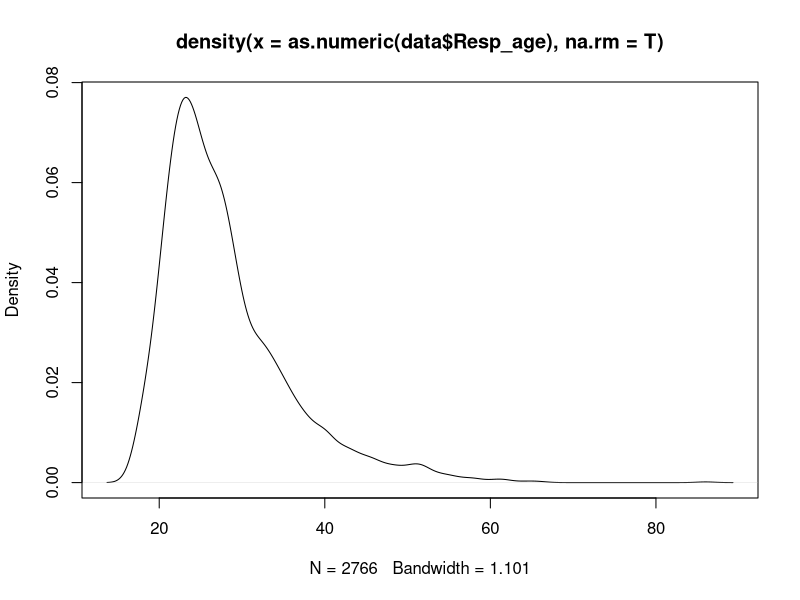

This figure's R source:
#Tart from the raw data and prepare a nice file with proper names etc

#Important function that returns n characetrs from the right end of a string
substrRight <- function(x, n){
  substr(x, nchar(x)-n+1, nchar(x))
}

#load the data
data<-read.table("rawdata.txt",header=T,sep="\t",stringsAsFactors = F)

#Give code to each participant
data$code<-formatC(1:nrow(data),width=4,flag=0)

#fix some names of personality measures to suit the rest of the algorithm
fixnames<-names(data)[substr(names(data),1,4)=="Part"&substr(names(data),1,7)!="Partner"]
names(data)[substr(names(data),1,4)=="Part"&substr(names(data),1,7)!="Partner"]<-gsub("Part","Partner",fixnames)

names(data)[substr(names(data),1,7)=="Partner"]

#Change a few names for easy labeling 
#first define a function

changeName<-function(data,string,replace){
  fixnames<-names(data)[substrRight(names(data),nchar(string))==string]
  print(fixnames)
  
  names(data)[substrRight(names(data),nchar(string))==string]<-paste(substr(fixnames,1,nchar(fixnames)-nchar(string)),replace,sep="")
  
  return(data)
}

labels.final<-c(
  "Residence_size",
  "Education",
  "Religion",
  "Policy",
  "Wealth",
  "Profession",
  "Body_height",
  "Body_weight",
  "Attractiveness",
  "Masculinity",
  "Eye_colour",
  "Eye_colour_lightXdark",
  "Hair_colour",
  "Facial_masculinity",
  "Beardedness",
  "Muscularity",
  "BMI",
  "Relative_height",
  "Hirsuteness",
  "Extraversion",
  "Agreeableness",
  "Conscientiousness",
  "Emotional_stability",
  "Openness",
  "Dominance"
)

names(data)

data<-changeName(data,"residence","Residence_size")
data<-changeName(data,"education","Education")
data<-changeName(data,"religion","Religion")
data<-changeName(data,"policy","Policy")
data<-changeName(data,"wealth","Wealth")
data<-changeName(data,"profession","Profession")
data<-changeName(data,"height","Body_height")
data<-changeName(data,"weight","Body_weight")
data<-changeName(data,"attractiveness","Attractiveness")
data<-changeName(data,"masculinity","Masculinity")
data<-changeName(data,"eye_colour","Eye_colour")
data<-changeName(data,"eye_colour_dark_light","Eye_colour_lightXdark")
data<-changeName(data,"hair_colour","Hair_colour")
data<-changeName(data,"hair_colour_natural","Hair_colour_natural")
data<-changeName(data,"facial_Masculinity","Facial_masculinity")
data<-changeName(data,"beard","Beardedness")
data<-changeName(data,"muscularity","Muscularity")
data<-changeName(data,"BMI","BMI")
data<-changeName(data,"relative_Body_height","Relative_height")
data<-changeName(data,"body_hair","Hirsuteness")
data<-changeName(data,"Extraversion","Extraversion")
data<-changeName(data,"Agreebleness","Agreeableness")
data<-changeName(data,"Conscientiousness","Conscientiousness")
data<-changeName(data,"Emotional_stability","Emotional_stability")
data<-changeName(data,"Oppeness","Openness")
data<-changeName(data,"IPIP","Dominance")


#Check, if it worked
names(data)

#Change the code fro constant 4digit-length string
data<-data[-1,]
data$code<-formatC(1:nrow(data),width=4,flag=0)


#Reverse code some data columns base on how the data was coded in the collection
revcode<-function(x,max){
  return(max-x+1)
}

#residence size
summary(as.numeric(data$Biol_Residence_size))
summary(as.numeric(data$Nonbiol_Residence_size))
summary(as.numeric(data$Partner_Residence_size))

cbind(data$Biol_Residence_size,revcode(as.numeric(data$Biol_Residence_size),8))

data$Biol_Residence_size<-revcode(as.numeric(data$Biol_Residence_size),8)
data$Nonbiol_Residence_size<-revcode(as.numeric(data$Nonbiol_Residence_size),8)
data$Partner_Residence_size<-revcode(as.numeric(data$Partner_Residence_size),8)

#Wealth
summary(as.numeric(data$Biol_Wealth))
summary(as.numeric(data$Nonbiol_Wealth))
summary(as.numeric(data$Partner_Wealth))

data$Biol_Wealth<-revcode(as.numeric(data$Biol_Wealth),5)
data$Nonbiol_Wealth<-revcode(as.numeric(data$Nonbiol_Wealth),5)
data$Partner_Wealth<-revcode(as.numeric(data$Partner_Wealth),5)

#Eye Colour (eventually we treat it as a numeric variable instead of categorical for easier comparison with other analysis, 1 is grey, 2 blue, 3 green, 4 brown, 5 black, we therfore need to reverse-code it as well, to keep the dark eyes as high values)
summary(as.factor(data$Biol_Eye_colour))
summary(as.factor(data$Nonbiol_Eye_colour))
summary(as.factor(data$Partner_Eye_colour))

data$Biol_Eye_colour<-revcode(as.numeric(data$Biol_Eye_colour),5)
data$Nonbiol_Eye_colour<-revcode(as.numeric(data$Nonbiol_Eye_colour),5)
data$Partner_Eye_colour<-revcode(as.numeric(data$Partner_Eye_colour),5)


#Similarly with hair colour - for insufficient conversion to the darkness scale, we omitted bald people and people with grey hair. We connected red and ginger hair into a signle category. Now the numbers are as folowing: 1-blonde, 2-red/ginger, 3-light brown, 4-dark brown, 5-black

summary(as.factor(data$Biol_Hair_colour))
summary(as.factor(data$Nonbiol_Hair_colour))
summary(as.factor(data$Partner_Hair_colour))

data$Biol_Hair_colour<-as.factor(data$Biol_Hair_colour)
levels(data$Biol_Hair_colour)<-c("5","4","3","2","2","1",NA,NA)
data$Biol_Hair_colour<-as.character(data$Biol_Hair_colour)

data$Nonbiol_Hair_colour<-as.factor(data$Nonbiol_Hair_colour)
levels(data$Nonbiol_Hair_colour)<-c("5","4","3","2","1",NA,NA)
data$Nonbiol_Hair_colour<-as.character(data$Nonbiol_Hair_colour)

data$Partner_Hair_colour<-as.factor(data$Partner_Hair_colour)
levels(data$Partner_Hair_colour)<-c("5","4","3","2","2","1",NA,NA)
data$Biol_Partner_Hair_colour<-as.character(data$Partner_Hair_colour)



#Facial masculinity
summary(as.numeric(data$Biol_Facial_masculinity))
summary(as.numeric(data$Nonbiol_Facial_masculinity))
summary(as.numeric(data$Partner_Facial_masculinity))

data$Biol_Facial_masculinity<-revcode(as.numeric(data$Biol_Facial_masculinity),7)
data$Nonbiol_Facial_masculinity<-revcode(as.numeric(data$Nonbiol_Facial_masculinity),7)
data$Partner_Facial_masculinity<-revcode(as.numeric(data$Partner_Facial_masculinity),7)

nrow(data)

plot(density(as.numeric(data$Resp_age),na.rm=T))

d<-data[!is.na(data$Nonbiol_Residence_size),]
nrow(d)

data<-data[data$Resp_age<=45,]
d<-data[!is.na(data$Nonbiol_Residence_size),]
nrow(d)


#Write the table
write.table(data,"data.txt",sep="\t",row.names=F)
